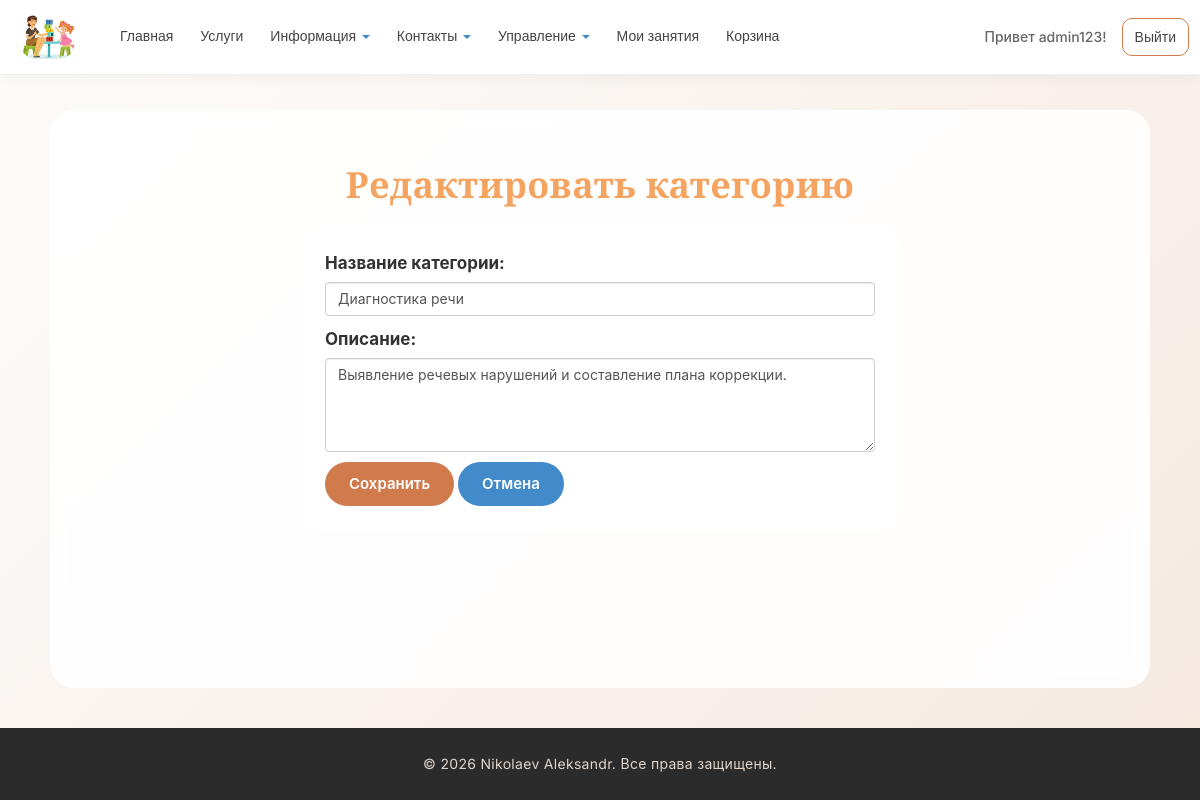
The page /admin-panel/catalog/edit-category/1/ (signed in) on the database its author committed.
### app/models.py (models this page shows, shortened)
class ServiceCategory(models.Model):
    name = models.CharField("Название категории",max_length=100)
    description = models.TextField(verbose_name ="Описание", blank=True)
    class Meta:
        verbose_name = "Категория услуги"
        verbose_name_plural = "Категории услуг"

### app/views.py (the view)
# urls.py: path('admin-panel/catalog/edit-category/<int:category_id>/', views.edit_category, name='edit_category'),
@is_superuser
def edit_category(request, category_id):
    category = get_object_or_404(ServiceCategory, id=category_id)
    if request.method == 'POST':
        form = ServicesCategoryForm(request.POST, instance=category)
        if form.is_valid():
            form.save()
            return redirect('admin_catalog')
    else:
        form = ServicesCategoryForm(instance=category)
    return render(request, 'app/admin/edit_category.html', {
        'form': form,
        'title': 'Редактировать категорию',
        'year': datetime.now().year,
    })

### app/forms.py
class ServicesCategoryForm(forms.ModelForm):
    class Meta:
        model = ServiceCategory
        fields = ['name', 'description']
        widgets = {
            'name': forms.TextInput(attrs={'class': 'form-control'}),
            'description': forms.Textarea(attrs={'rows': 4, 'class': 'form-control'}),
        }

### app/templates/app/admin/edit_category.html (shortened to what this page needs)
{% extends "app/layout.html" %}
{% block content %}
<h2 class="title">{{ title }}</h2>
<div class="content-wrapper" style="max-width: 600px; margin: 0 auto;">
    <form method="POST">
        {{ form.as_p }}
        <button type="submit" class="btn-base btn-brand">Сохранить</button>
        <a href="{% url 'admin_catalog' %}" class="btn-base btn-blue">Отмена</a>
    </form>
</div>
{% endblock %}

### app/templates/app/auth/loginpartial.html (shortened to what this page needs)
{% if user.is_authenticated %}
<form id="logoutForm" action="/logout/" method="post" class="navbar-right">
    <ul class="nav navbar-nav navbar-right">
        <li><span class="navbar-brand">Привет {{ user.username }}!</span></li>
        <li><a href="javascript:document.getElementById('logoutForm').submit()">Выйти</a></li>
    </ul>
</form>
{% else %}
<ul class="nav navbar-nav navbar-right">
    <li><a href="{% url 'login' %}">Войти</a></li>
</ul>
{% endif %}

### app/static/app/content/site.css (style rules this page uses)
* { margin: 0; padding: 0; box-sizing: border-box; font-family: 'Inter', -apple-system, BlinkMacSystemFont, 'Segoe UI', Roboto, sans-serif; }
body { font-weight: 400; background: linear-gradient(135deg, #fdfcfb 0%, #f5e9e0 100%); display: flex; flex-direction: column; min-height: 100vh; padding-top: 70px; color: #2d2d2d; line-height: 1.6; }
.content-wrapper { background: rgba(255, 255, 255, 0.9); backdrop-filter: blur(10px); border-radius: 24px; padding: 25px; }
.title { font-family: 'Playfair Display', serif; font-weight: 700; text-align: center; margin: 25px 0 20px; color: sandybrown; font-size: 36px; letter-spacing: 0.3px; }
p, .description, li { font-size: 17px; font-weight: 400; line-height: 1.6; color: #333; }
.navbar-brand { display: flex; align-items: center; flex-shrink: 0; }
.nav.navbar-nav { display: flex; gap: 3px; list-style: none; flex-wrap: wrap; align-items: center; margin: 0; }
.nav.navbar-nav li a { font-family: 'Inter', sans-serif; font-weight: 500; font-size: 14px; color: #444; padding: 8px 12px; border-radius: 10px; text-decoration: none; transition: all 0.2s ease; white-space: nowrap; }
.navbar-right { display: flex; align-items: center; gap: 10px; list-style: none; margin: 0; padding: 0; flex-shrink: 0; white-space: nowrap; }
.navbar-right li span.navbar-brand { font-weight: 500; font-size: 14px; color: #666; padding: 8px 12px; }
.navbar-right li a { font-family: 'Inter', sans-serif; font-weight: 500; font-size: 14px; padding: 8px 14px; border-radius: 20px; text-decoration: none; border: 1px solid #d17b4c; transition: all 0.2s ease; white-space: nowrap; }
.btn-base { border: none; padding: 10px 24px; border-radius: 30px; font-weight: 600; font-size: 15px; cursor: pointer; transition: all 0.2s ease; text-decoration: none; display: inline-block; text-align: center; }
.btn-brand { background: #d17b4c; color: white !important; }
a { text-decoration: none; }
.btn-blue { background: #428bca; color: white !important; }

### rows shown on the page
ServiceCategory: name "Диагностика речи", description "Выявление речевых нарушений и составление плана коррекции."

### other values the page prints
{{ user.username }} "admin123"
{{ title }} "Редактировать категорию"
